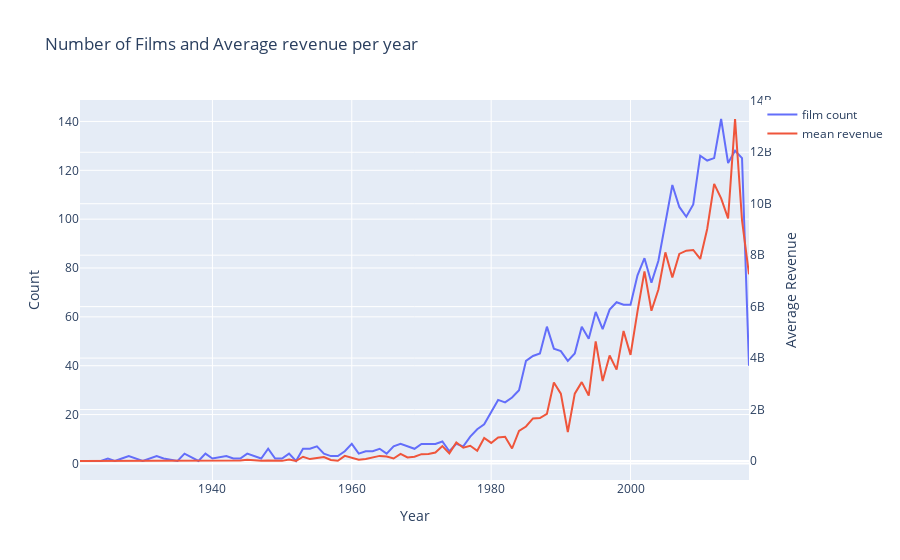

Notebook cell for this chart:
### Markdown cell above
### Visulaizing the Number of Films and Revenue Per Year with plotly

### Code cell
d1 = train['release_date_year'].value_counts().sort_index()
d2 = train.groupby(['release_date_year'])['revenue'].sum()

configure_plotly_browser_state()

data = [go.Scatter(x = d1.index, y=d1.values, name ='film count' ),
        go.Scatter(x=d2.index, y=d2.values, name='mean revenue', yaxis='y2')]

layout = go.Layout(dict(title= "Number of Films and Average revenue per year", 
                        xaxis = dict(title = "Year"),
                        yaxis= dict(title="Count"),
                        yaxis2 = dict(title='Average Revenue', overlaying ='y', side='right')), 
                        legend = dict(orientation = 'v'))
py.iplot(dict(data=data, layout=layout))
